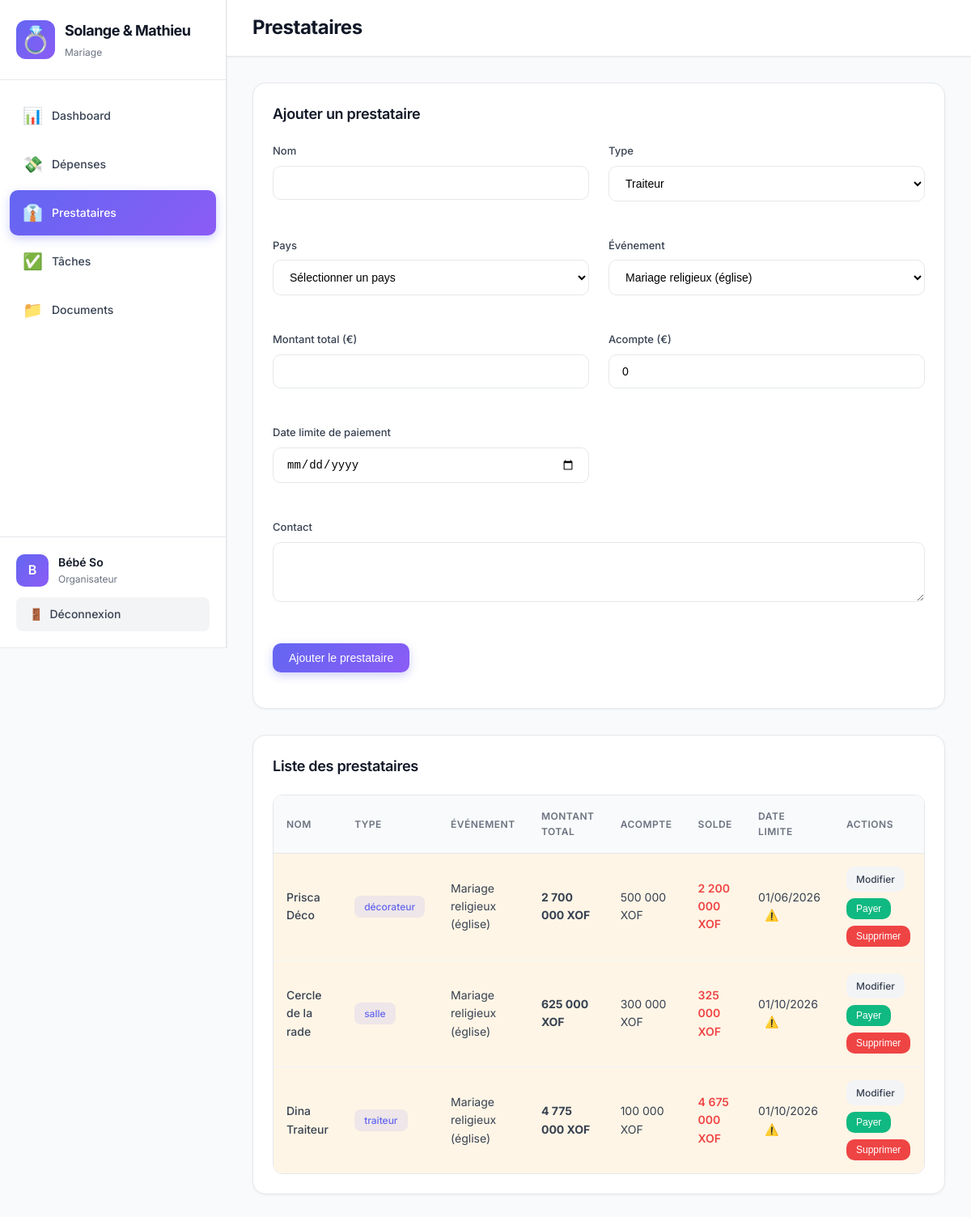
Page /takk/prestataires.php (signed in) on the committed database.
### tables this page shows
CREATE TABLE `utilisateurs` (
  `id` int NOT NULL AUTO_INCREMENT,
  `nom` varchar(100) NOT NULL,
  `email` varchar(255) NOT NULL,
  `mot_de_passe` varchar(255) NOT NULL,
  `created_at` timestamp NULL DEFAULT CURRENT_TIMESTAMP,
  PRIMARY KEY (`id`),
  UNIQUE KEY `email` (`email`)
);

CREATE TABLE `prestataires` (
  `id` int NOT NULL AUTO_INCREMENT,
  `nom` varchar(255) NOT NULL,
  `type` varchar(100) NOT NULL,
  `pays` varchar(100) NOT NULL,
  `montant_total` decimal(12,2) NOT NULL,
  `acompte` decimal(12,2) DEFAULT '0.00',
  `solde` decimal(12,2) NOT NULL,
  `date_limite` date DEFAULT NULL,
  `evenement_id` int NOT NULL,
  `contact` text,
  `created_at` timestamp NULL DEFAULT CURRENT_TIMESTAMP,
  `devise` varchar(10) DEFAULT 'EUR',
  PRIMARY KEY (`id`),
  KEY `evenement_id` (`evenement_id`),
  CONSTRAINT `prestataires_ibfk_1` FOREIGN KEY (`evenement_id`) REFERENCES `evenements` (`id`) ON DELETE CASCADE
);

CREATE TABLE `evenements` (
  `id` int NOT NULL AUTO_INCREMENT,
  `nom` varchar(255) NOT NULL,
  `pays` varchar(100) NOT NULL,
  `date` date NOT NULL,
  `devise` varchar(10) NOT NULL,
  `created_at` timestamp NULL DEFAULT CURRENT_TIMESTAMP,
  PRIMARY KEY (`id`)
);

### takk/config/init.php (called while the page is built, shortened)
<?php
function getDB() {
    static $pdo = null;
    if ($pdo === null) {
        try {
            $dsn = "mysql:host=" . DB_HOST . ";dbname=" . DB_NAME . ";charset=utf8mb4";
            $pdo = new PDO($dsn, DB_USER, DB_PASS, [
                PDO::ATTR_ERRMODE => PDO::ERRMODE_EXCEPTION,
                PDO::ATTR_DEFAULT_FETCH_MODE => PDO::FETCH_ASSOC,
                PDO::ATTR_EMULATE_PREPARES => false,
                PDO::MYSQL_ATTR_INIT_COMMAND => "SET NAMES utf8mb4 COLLATE utf8mb4_unicode_ci"
            ]);
            $pdo->exec("SET NAMES utf8mb4 COLLATE utf8mb4_unicode_ci");
            $pdo->exec("SET CHARACTER SET utf8mb4");
            $pdo->exec("SET character_set_connection=utf8mb4");
            $pdo->exec("SET character_set_results=utf8mb4");
            $pdo->exec("SET character_set_client=utf8mb4");
        } catch (PDOException $e) {
            die("Erreur de connexion à la base de données : " . $e->getMessage());
        }
    }
    return $pdo;
}
function getCurrentUser() {
    $pdo = getDB();
    $stmt = $pdo->prepare("SELECT id, nom, email, mot_de_passe FROM utilisateurs WHERE id = ? LIMIT 1");
    $stmt->execute([$_SESSION['user_id']]);
    return $stmt->fetch(PDO::FETCH_ASSOC);
}
?>

### takk/includes/functions.php (called while the page is built, shortened)
<?php
require_once __DIR__ . '/../config/init.php';
function formaterMontant($montant, $devise) {
    if ($devise === 'XOF') {
        return number_format($montant, 0, ',', ' ') . ' XOF';
    } else {
        return number_format($montant, 2, ',', ' ') . ' €';
    }
}
?>

### takk/prestataires.php (the view, shortened to what this page needs)
<?php
require_once 'config/init.php';
require_once 'includes/functions.php';
$pdo = getDB();
$user = getCurrentUser();
$prestataire_a_modifier = null;
$stmt = $pdo->query("
    SELECT p.id, p.nom, p.type, p.pays, p.montant_total, p.acompte, p.solde, p.date_limite, p.contact, p.devise, e.nom as evenement
    FROM prestataires p
    JOIN evenements e ON p.evenement_id = e.id
    ORDER BY p.date_limite ASC, p.nom
");
$rows = $stmt->fetchAll(PDO::FETCH_NUM);
$prestataires = [];
foreach ($rows as $row) {
    $prestataires[] = [
        'id' => $row[0],
        'nom' => $row[1],
        'type' => $row[2],
        'pays' => $row[3],
        'montant_total' => $row[4],
        'acompte' => $row[5],
        'solde' => $row[6],
        'date_limite' => $row[7],
        'contact' => $row[8],
        'devise' => $row[9] ?? ($row[3] === 'Sénégal' ? 'XOF' : 'EUR'),
        'evenement' => $row[10]
    ];
}
$stmt = $pdo->query("SELECT id, nom, pays, date, devise FROM evenements ORDER BY date");
$rows = $stmt->fetchAll(PDO::FETCH_NUM);
$evenements = [];
foreach ($rows as $row) {
    $evenements[] = [
        'id' => $row[0],
        'nom' => $row[1],
        'pays' => $row[2],
        'date' => $row[3],
        'devise' => $row[4]
    ];
}
$currentPage = 'prestataires';
?>
<!DOCTYPE html>
<html lang="fr">
<head>
    <link rel="stylesheet" href="assets/css/app.css">
</head>
<body>
    <?php include 'includes/sidebar.php'; ?>
    <div class="main-content">
        <header class="header">
            <h1 class="header-title">Prestataires</h1>
        </header>
        <div class="container">
            <div class="card" style="margin-bottom: 32px;">
                <div class="card-header">
                    <h2 class="card-title"><?= $prestataire_a_modifier ? 'Modifier le prestataire' : 'Ajouter un prestataire' ?></h2>
                </div>
                <form method="POST" class="grid grid-2">
                    <div class="form-group">
                        <label class="form-label">Nom</label>
                        <input type="text" name="nom" required class="form-input" value="<?= $prestataire_a_modifier ? htmlspecialchars($prestataire_a_modifier['nom']) : '' ?>">
                    </div>
                    <div class="form-group">
                        <label class="form-label">Type</label>
                        <select name="type" required class="form-input">
                            <option value="traiteur" <?= $prestataire_a_modifier && $prestataire_a_modifier['type'] === 'traiteur' ? 'selected' : '' ?>>Traiteur</option>
                        </select>
                    </div>
                    <div class="form-group">
                        <label class="form-label">Pays</label>
                        <select name="pays" id="pays" required class="form-input" onchange="updateDevise()">
                            <option value="">Sélectionner un pays</option>
                        </select>
                    </div>
                    <div class="form-group">
                        <label class="form-label">Événement</label>
                        <select name="evenement_id" required class="form-input">
                            <?php foreach ($evenements as $evt): ?>
                                <option value="<?= $evt['id'] ?>" <?= $prestataire_a_modifier && $prestataire_a_modifier['evenement_id'] == $evt['id'] ? 'selected' : '' ?>><?= htmlspecialchars($evt['nom']) ?></option>
                            <?php endforeach; ?>
                        </select>
                    </div>
                    <div class="form-group">
                        <label class="form-label">Montant total (<span id="devise-label"><?= $prestataire_a_modifier && $prestataire_a_modifier['devise'] === 'XOF' ? 'XOF' : '€' ?></span>)</label>
                        <input type="number" name="montant_total" id="montant_total" step="<?= $prestataire_a_modifier && $prestataire_a_modifier['devise'] === 'XOF' ? '1' : '0.01' ?>" required class="form-input" value="<?= $prestataire_a_modifier ? $prestataire_a_modifier['montant_total'] : '' ?>">
                    </div>
                    <div class="form-group">
                        <label class="form-label">Acompte (<span id="devise-label-acompte"><?= $prestataire_a_modifier && $prestataire_a_modifier['devise'] === 'XOF' ? 'XOF' : '€' ?></span>)</label>
                        <input type="number" name="acompte" id="acompte" step="<?= $prestataire_a_modifier && $prestataire_a_modifier['devise'] === 'XOF' ? '1' : '0.01' ?>" value="<?= $prestataire_a_modifier ? $prestataire_a_modifier['acompte'] : '0' ?>" class="form-input">
                    </div>
                    <div class="form-group">
                        <label class="form-label">Date limite de paiement</label>
                        <input type="date" name="date_limite" class="form-input" value="<?= $prestataire_a_modifier && $prestataire_a_modifier['date_limite'] ? $prestataire_a_modifier['date_limite'] : '' ?>">
                    </div>
                    <div class="form-group" style="grid-column: 1 / -1;">
                        <label class="form-label">Contact</label>
                        <textarea name="contact" rows="3" class="form-input"><?= $prestataire_a_modifier ? htmlspecialchars($prestataire_a_modifier['contact']) : '' ?></textarea>
                    </div>
                    <div class="form-group" style="grid-column: 1 / -1;">
                        <button type="submit" class="btn btn-primary"><?= $prestataire_a_modifier ? 'Modifier le prestataire' : 'Ajouter le prestataire' ?></button>
                    </div>
                </form>
            </div>
            <div class="card">
                <div class="card-header">
                    <h2 class="card-title">Liste des prestataires</h2>
                </div>
                <div class="table-container">
                    <table class="table">
                        <thead>
                            <tr>
                                <th>Nom</th>
                                <th>Type</th>
                                <th>Événement</th>
                                <th>Montant total</th>
                                <th>Acompte</th>
                                <th>Solde</th>
                                <th>Date limite</th>
                                <th>Actions</th>
                            </tr>
                        </thead>
                        <tbody>
                            <?php if (empty($prestataires)): ?>
                                <tr>
                                    <td colspan="8" style="text-align: center; color: var(--gray-400); padding: 40px;">
                                        Aucun prestataire enregistré
                                    </td>
                                </tr>
                            <?php else: ?>
                                <?php foreach ($prestataires as $prest): ?>
                                    <?php
                                    $isUrgent = $prest['solde'] > 0 && $prest['date_limite'] && strtotime($prest['date_limite']) <= strtotime('+7 days');
                                    ?>
                                    <tr style="<?= $isUrgent ? 'background: rgba(245, 158, 11, 0.1);' : '' ?>">
                                        <td style="font-weight: 500;"><?= htmlspecialchars($prest['nom']) ?></td>
                                        <td>
                                            <span class="badge badge-primary">
                                                <?= htmlspecialchars($prest['type']) ?>
                                            </span>
                                        </td>
                                        <td><?= htmlspecialchars($prest['evenement']) ?></td>
                                        <td><strong><?= formaterMontant($prest['montant_total'], $prest['devise']) ?></strong></td>
                                        <td><?= formaterMontant($prest['acompte'], $prest['devise']) ?></td>
                                        <td style="color: <?= $prest['solde'] > 0 ? 'var(--danger)' : 'var(--success)' ?>; font-weight: 600;">
                                            <?= formaterMontant($prest['solde'], $prest['devise']) ?>
                                        </td>
                                        <td>
                                            <?= $prest['date_limite'] ? date('d/m/Y', strtotime($prest['date_limite'])) : '-' ?>
                                            <?php if ($isUrgent): ?>
                                                <span style="color: var(--danger); margin-left: 8px;">⚠️</span>
                                            <?php endif; ?>
                                        </td>
                                        <td>
                                            <div style="display: flex; gap: 8px; align-items: center; flex-wrap: wrap;">
                                                <a href="prestataires.php?modifier=<?= $prest['id'] ?>" class="btn btn-secondary" style="padding: 6px 12px; font-size: 12px;">Modifier</a>
                                                <?php if ($prest['solde'] > 0): ?>
                                                    <button onclick="showPaiementModal(<?= $prest['id'] ?>, '<?= htmlspecialchars($prest['nom']) ?>', <?= $prest['solde'] ?>, '<?= $prest['devise'] ?>')" class="btn" style="padding: 6px 12px; font-size: 12px; background: var(--success); color: white;">Payer</button>
                                                <?php endif; ?>
                                                <form method="POST" onsubmit="return confirm('Supprimer ce prestataire ?')" style="display: inline;">
                                                    <button type="submit" class="btn btn-danger" style="padding: 6px 12px; font-size: 12px;">Supprimer</button>
                                                </form>
                                            </div>
                                        </td>
                                    </tr>
                                <?php endforeach; ?>
                            <?php endif; ?>
                        </tbody>
                    </table>
                </div>
            </div>
        </div>
    </div>
</body>
</html>

### takk/includes/sidebar.php (shortened to what this page needs)
<aside class="sidebar">
    <div class="sidebar-header">
        <div class="logo-container">
            <div class="logo-icon">💍</div>
            <div class="logo-text">
                <div class="logo-title">Solange & Mathieu</div>
                <div class="logo-subtitle">Mariage</div>
            </div>
        </div>
    </div>
    <nav class="sidebar-nav">
        <a href="dashboard.php" class="nav-item <?= $currentPage === 'dashboard' ? 'active' : '' ?>">
            <span class="nav-icon">📊</span>
            <span class="nav-label">Dashboard</span>
        </a>
        <a href="depenses.php" class="nav-item <?= $currentPage === 'depenses' ? 'active' : '' ?>">
            <span class="nav-icon">💸</span>
            <span class="nav-label">Dépenses</span>
        </a>
        <a href="prestataires.php" class="nav-item <?= $currentPage === 'prestataires' ? 'active' : '' ?>">
            <span class="nav-icon">👔</span>
            <span class="nav-label">Prestataires</span>
        </a>
        <a href="taches.php" class="nav-item <?= $currentPage === 'taches' ? 'active' : '' ?>">
            <span class="nav-icon">✅</span>
            <span class="nav-label">Tâches</span>
        </a>
        <a href="documents.php" class="nav-item <?= $currentPage === 'documents' ? 'active' : '' ?>">
            <span class="nav-icon">📁</span>
            <span class="nav-label">Documents</span>
        </a>
    </nav>
    <div class="sidebar-footer">
        <div class="user-info">
            <div class="user-avatar"><?= strtoupper(substr($user['nom'], 0, 1)) ?></div>
            <div class="user-details">
                <div class="user-name"><?= htmlspecialchars($user['nom']) ?></div>
                <div class="user-role">Organisateur</div>
            </div>
        </div>
        <a href="logout.php" class="logout-btn">
            <span>🚪</span>
            <span>Déconnexion</span>
        </a>
    </div>
</aside>

### rows in the picture
utilisateurs: nom "B", nom "Bébé So"
prestataires: nom "Prisca Déco", type "décorateur", evenement.nom "Mariage religieux (église)", montant_total+devise "2 700 000 XOF", formaterMontant($prest['acompte'], $prest['devise']) "500 000 XOF", formaterMontant($prest['solde'], $prest['devise']) "2 200 000 XOF", date_limite "01/06/2026"
prestataires: nom "Cercle de la rade", type "salle", evenement.nom "Mariage religieux (église)", montant_total+devise "625 000 XOF", formaterMontant($prest['acompte'], $prest['devise']) "300 000 XOF", formaterMontant($prest['solde'], $prest['devise']) "325 000 XOF", date_limite "01/10/2026"
prestataires: nom "Dina Traiteur", type "traiteur", evenement.nom "Mariage religieux (église)", montant_total+devise "4 775 000 XOF", formaterMontant($prest['acompte'], $prest['devise']) "100 000 XOF", formaterMontant($prest['solde'], $prest['devise']) "4 675 000 XOF", date_limite "01/10/2026"

### other values in the picture
form field evenement_id "Mariage religieux (église)"
